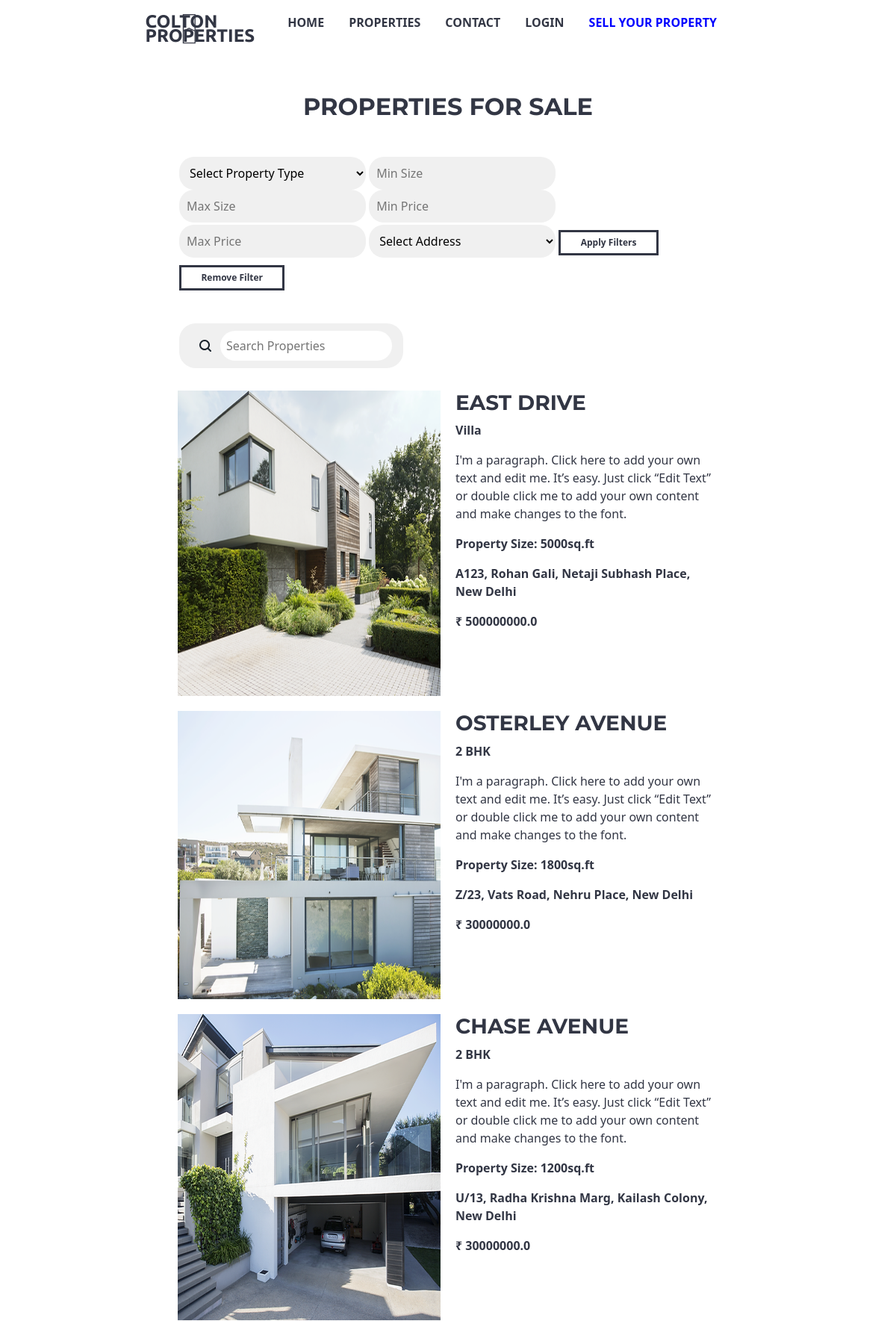
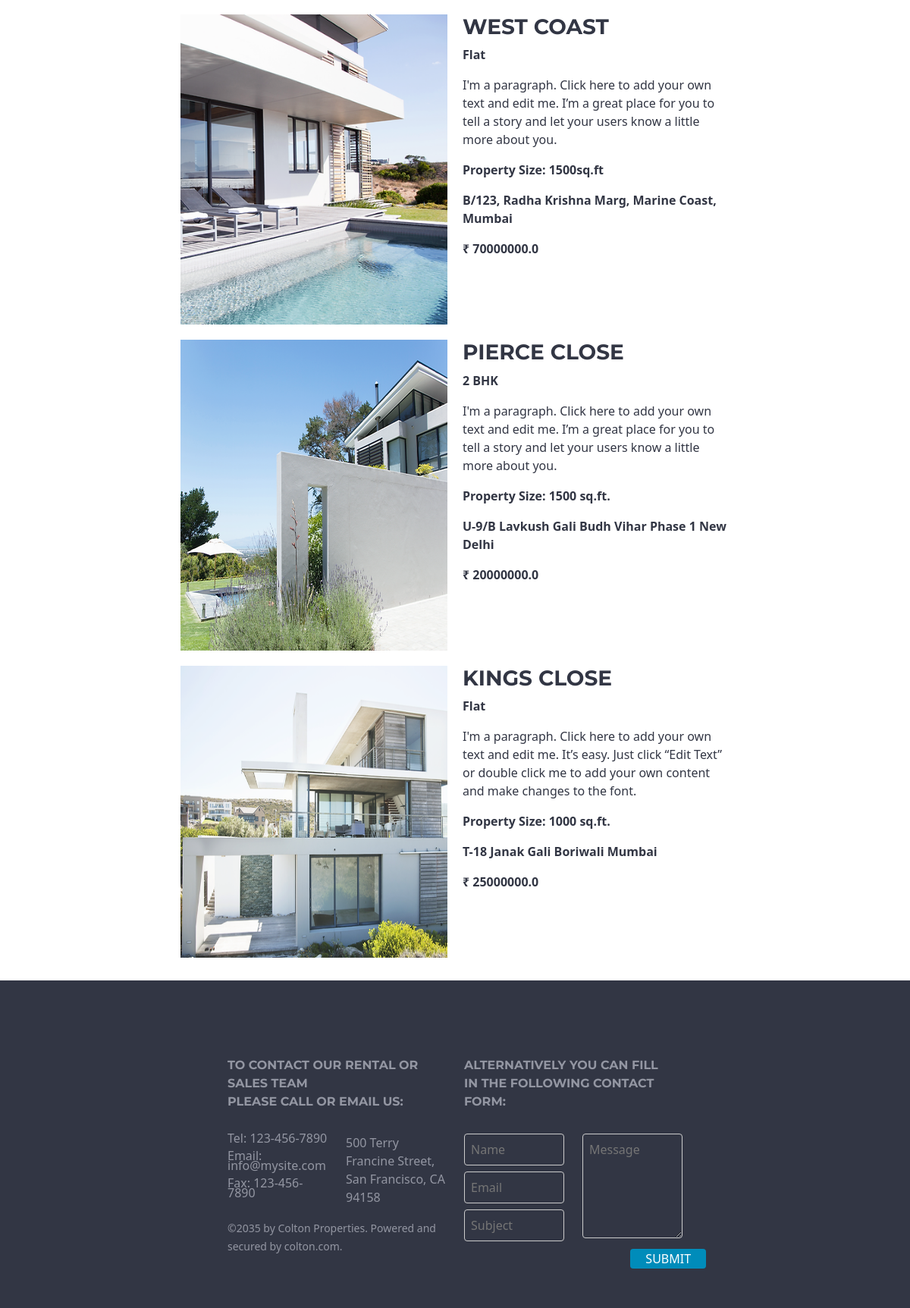
Screenshot of /properties (upper part) with the database file from the repository (2 pictures, top to bottom).
### app.py (models this page shows)
class Property(db.Model):
    id = db.Column(db.Integer, primary_key=True)
    owner_name = db.Column(db.String(100), db.ForeignKey('owner.owner_name'), nullable=False)
    address = db.Column(db.String(200), nullable=False)
    property_name = db.Column(db.String(100), nullable=False)
    property_description = db.Column(db.Text, nullable=False)
    property_size = db.Column(db.String(20), nullable=False)
    property_type = db.Column(db.String(50), nullable=False)
    price = db.Column(db.Float, nullable=False)
    image1 = db.Column(db.String(200))
    image2 = db.Column(db.String(200))
    image3 = db.Column(db.String(200))
    image4 = db.Column(db.String(200))
    image5 = db.Column(db.String(200))
    image6 = db.Column(db.String(200))

### app.py (the view)
@app.route('/properties')
def properties():
    properties = Property.query.all()
    return render_template('properties.html', properties=properties)

### templates/properties.html (shortened to what this page needs)
<!DOCTYPE html>
<html lang="en">
  <head>
    <link rel="stylesheet" type="text/css" href="{{ url_for('static', filename='css/index_css.css') }}" />
    <link href="https://cdn.jsdelivr.net/npm/bootstrap@5.3.0-alpha2/dist/css/bootstrap.min.css" rel="stylesheet">
    <link rel="stylesheet" href="https://use.fontawesome.com/releases/v5.15.4/css/all.css">
  </head>
  <body>
    <header>
      <nav class="navbar">
        <img src="{{url_for('static', filename='/images/logo.png')}}" alt="Logo" height="50rem" width="25rem" / >
        <a href="/" class="nav-brand">COLTON <br> PROPERTIES</a>
        <ul class="nav-items">
            <li><a href="/">HOME</a></li>
            <li><a href="#properties">PROPERTIES</a></li>
            <li><a href="#footer">CONTACT</a></li>
            {% if 'user_id' in session %}
            <li><a href="/logout">LOGOUT</a></li>
            {% else %}
            <li><a href="/client_login">LOGIN</a></li>
            {% endif %}
            <li><a href="/owner_login" class="sell-property"style="color: blue;">SELL YOUR PROPERTY</a></li>
        </ul>
      </nav>
      <section id="properties">
        <br><br>
        <h2 class="text-center mb-5" style="font-weight: bolder;">PROPERTIES FOR SALE</h2>
        <div class="filter-section">
          <select name="property_type" class="input__search" style="max-width: 250px; padding: 10px; background-color: #F0F0F0;">
            <option value="">Select Property Type</option>
          </select>
          <input type="number" name="property_size_min" placeholder="Min Size" class="input__search" style="max-width: 250px; padding: 10px; background-color: #F0F0F0;" />
          <input type="number" name="property_size_max" placeholder="Max Size" class="input__search" style="max-width: 250px; padding: 10px; background-color: #F0F0F0;" />
          <input type="number" name="price_min" placeholder="Min Price" class="input__search" style="max-width: 250px; padding: 10px; background-color: #F0F0F0;" />
          <input type="number" name="price_max" placeholder="Max Price" class="input__search" style="max-width: 250px; padding: 10px; background-color: #F0F0F0;" />
          <select name="address" class="input__search" style="max-width: 250px; padding: 10px; background-color: #F0F0F0;">
            <option value="">Select Address</option>
          </select>
          <button id="applyFilters" class="property-btn" style="margin-top: 10px;">Apply Filters</button>
          <button id="clearFilters" class="property-btn" style="margin-top: 10px;">Remove Filter</button><br /><br />
        </div>
        <div class="input__container search-section">
          <button class="input__button__shadow">
            <svg fill="none" xmlns="http://www.w3.org/2000/svg" viewBox="0 0 20 20" height="20px" width="20px">
              <path d="M4 9a5 5 0 1110 0A5 5 0 014 9zm5-7a7 7 0 104.2 12.6.999.999 0 00.093.107l3 3a1 1 0 001.414-1.414l-3-3a.999.999 0 00-.107-.093A7 7 0 009 2z" fill-rule="evenodd" fill="#17202A"></path>
            </svg>
          </button>
          <input type="text" id="search" name="text" class="input__search" placeholder="Search Properties">
        </div>
        <div class="property-section">
          <div class="row" id="property-list">
            {% for property in properties %}
            <div class="col-md-6">
              <a href="/property/{{ property.id }}" id="view-details"><img src="{{ property.image1 }}" alt="Property Image 1" height="254px" width="260px" /></a>
            </div>
            <div class="col-md-6">
              <h3><a href="/property/{{ property.id }}" id="view-details"><b>{{ property.property_name }}</b></a></h3>
              <p><b>{{ property.property_type }}</b></p>
              <p>{{ property.property_description }}</p>
              <p><b>Property Size: {{ property.property_size }}</b></p>
              <p><b>{{ property.address }}</b></p>
              <p><b>₹ {{ property.price }}</b></p><br><br><br>
            </div>
            {% endfor %}
          </div>
        </div>
      </section>
      <footer class="footer" id="footer">
        <div class="footer row">
          <div class="contact-info col-md-6">
            <h4 style="font-weight: bolder;">TO CONTACT OUR RENTAL OR SALES TEAM <br>PLEASE CALL OR EMAIL US:</h4>
            <div class="row">
              <div class="col-md-6">
                <p>Tel: 123-456-7890</p>
                <p>Email: info@mysite.com</p>
                <p>Fax: 123-456-7890</p>
              </div>
              <div class="col-md-6">
                <address>500 Terry Francine Street, San Francisco, CA 94158</address>
              </div>
            </div>
            <small>©2035 by Colton Properties. Powered and secured by colton.com.</small>
          </div>
          <div class="contact-form col-md-6">
              <h4 style="font-weight: bolder;">ALTERNATIVELY YOU CAN FILL <br> IN THE FOLLOWING CONTACT FORM:</h4>
              <form action="/submit_form" method="post">
                  <div class="row">
                    <div class="col-md-6">
                      <input type="text" name="name" placeholder="Name"><br>
                      <input type="email" name="email" placeholder="Email"><br>
                      <input type="text" name="subject" placeholder="Subject"><br>
                    </div>
                    <div class="col-md-6" id="message">
                      <textarea name="message" placeholder="Message" rows="5"></textarea><br>
                      <button type='submit' style="margin-left: 48%;">SUBMIT</button>
                    </div>
                  </div>
               </form>
          </div>
      </div>
    </footer>
  </body>
</html>

### static/css/index_css.css (style rules this page uses)
* { margin: 0; padding: 0; box-sizing: border-box; }
body { font-family: "Montserrat-black", sans-serif; text-align: center; }
h1, h2, h3, h4, h5, h6 { font-family: "Montserrat", sans-serif; }
.navbar { padding: 15px 0; display: flex; justify-content: space-between; font-weight: bold; }
.nav-brand { font-family: "Ubuntu", sans-serif; font-size: 1.5rem; line-height: 0.8; margin-left: -7%; color: #323644; text-decoration: none; }
.nav-items { list-style-type: none; display: flex; margin-right: 20%; align-items: flex-start; }
.nav-items li { margin-right: 33px; padding: 10px 0; }
.nav-items li:last-child { margin-right: 0; }
.nav-items a { color: #323644; text-decoration: none; }
.sell-property { margin-left: auto; }
.navbar img { margin-left: 20%; margin-right: 0; width: auto; padding: 0; }
#properties { margin-left: 20%; margin-right: 20%; color: #323644; }
.filter-section { margin-bottom: 20px; }
.search-section { margin-bottom: 20px; }
.input__container { position: relative; background: #f0f0f0; padding: 10px 15px; display: flex; justify-content: center; align-items: center; gap: 5px; border-radius: 22px; max-width: 300px; }
.input__button__shadow { cursor: pointer; border: none; background: none; display: flex; justify-content: center; align-items: center; border-radius: 12px; padding: 5px; }
.input__search { width: 100%; border-radius: 20px; outline: none; border: none; padding: 8px; position: relative; }
.property-section { margin-bottom: 20px; }
.property-section .row { display: flex; flex-wrap: wrap; }
.property-section .col-md-6 { flex: 0 0 50%; padding: 10px; }
.property-section img { width: 100%; height: 100%; display: block; margin: 0 auto; }
#view-details { text-decoration: none; color: #323644; }
.property-btn { background-color: transparent; color: #323644; border: solid #323644; padding: 0.4vw 2.2vw; font-size: 1vw; font-weight: 800; }
.footer { display: flex; justify-content: space-between; background-color: #323644; color: #9396a2; padding: 50px 150px; box-sizing: border-box; }
.contact-info p { margin-bottom: 10px; font-size: medium; line-height: 0.8; }
.contact-info h4, .contact-form h4 { margin-bottom: 30px; font-size: medium; line-height: 1.5; }
.contact-form input[type="text"], .contact-form input[type="email"], .contact-form textarea { width: 100%; padding: 8px; margin-bottom: 8px; border: 1px solid #ccc; border-radius: 4px; background-color: transparent; margin-right: 0%; }
.contact-form button { padding: 1px 20px; background-color: #008cba; color: white; border: none; border-radius: 4px; cursor: pointer; }

### rows the page displays
Property: shows a picture, property_name "EAST DRIVE", property_type "Villa", property_description "I'm a paragraph. Click here to add your own text and edit me. It’s easy. Just click “Edit Text” or double click me to add your own content and make changes to the font.", property_size "5000sq.ft", address "A123, Rohan Gali, Netaji Subhash Place, New Delhi", price "500000000.0"
Property: property_name "OSTERLEY AVENUE", property_type "2 BHK", property_description "I'm a paragraph. Click here to add your own text and edit me. It’s easy. Just click “Edit Text” or double click me to add your own content and make changes to the font.", property_size "1800sq.ft", address "Z/23, Vats Road, Nehru Place, New Delhi", price "30000000.0"
Property: shows a picture, property_name "CHASE AVENUE", property_type "2 BHK", property_description "I'm a paragraph. Click here to add your own text and edit me. It’s easy. Just click “Edit Text” or double click me to add your own content and make changes to the font.", property_size "1200sq.ft", address "U/13, Radha Krishna Marg, Kailash Colony, New Delhi", price "30000000.0"
Property: shows a picture, property_name "WEST COAST", property_type "Flat", property_description "I'm a paragraph. Click here to add your own text and edit me. I’m a great place for you to tell a story and let your users know a little more about you.", property_size "1500sq.ft", address "B/123, Radha Krishna Marg, Marine Coast, Mumbai", price "70000000.0"
Property: shows a picture, property_name "PIERCE CLOSE", property_type "2 BHK", property_description "I'm a paragraph. Click here to add your own text and edit me. I’m a great place for you to tell a story and let your users know a little more about you.", property_size "1500 sq.ft.", address "U-9/B Lavkush Gali Budh Vihar Phase 1 New Delhi", price "20000000.0"
Property: property_name "KINGS CLOSE", property_type "Flat", property_description "I'm a paragraph. Click here to add your own text and edit me. It’s easy. Just click “Edit Text” or double click me to add your own content and make changes to the font.", property_size "1000 sq.ft.", address "T-18 Janak Gali Boriwali Mumbai", price "25000000.0"
